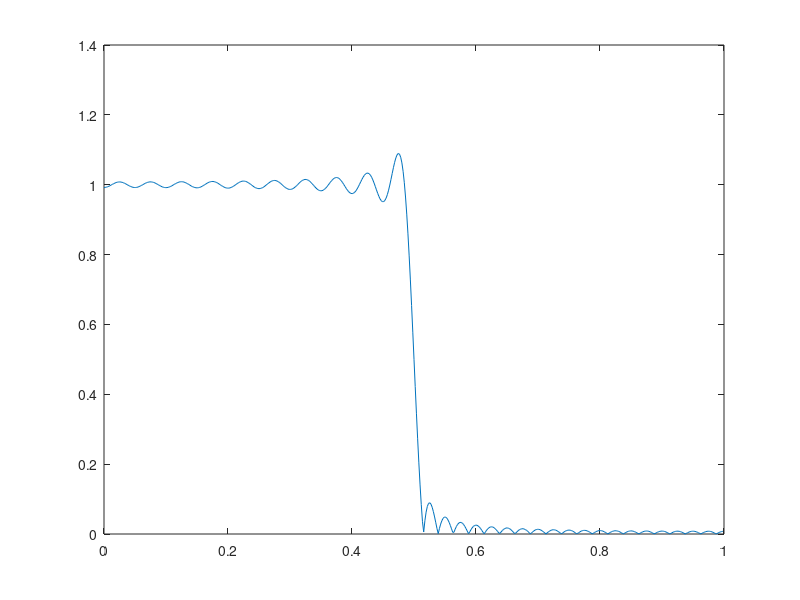

Reproduce this figure in MATLAB. (Note: this script raises an error after producing the figure.)
%Load h2
load('LPF.mat')

%Plot h2 frequancy response
[h_2,w2] = freqz(h2,1);
plot(w2/pi,abs(h_2))
ax = gca;
ax.YLim = [-1 2];
ax.XTick = 0:.05:2;
xlabel('Normalized Frequency (\times\pi rad/sample)')
ylabel('Magnitude')

